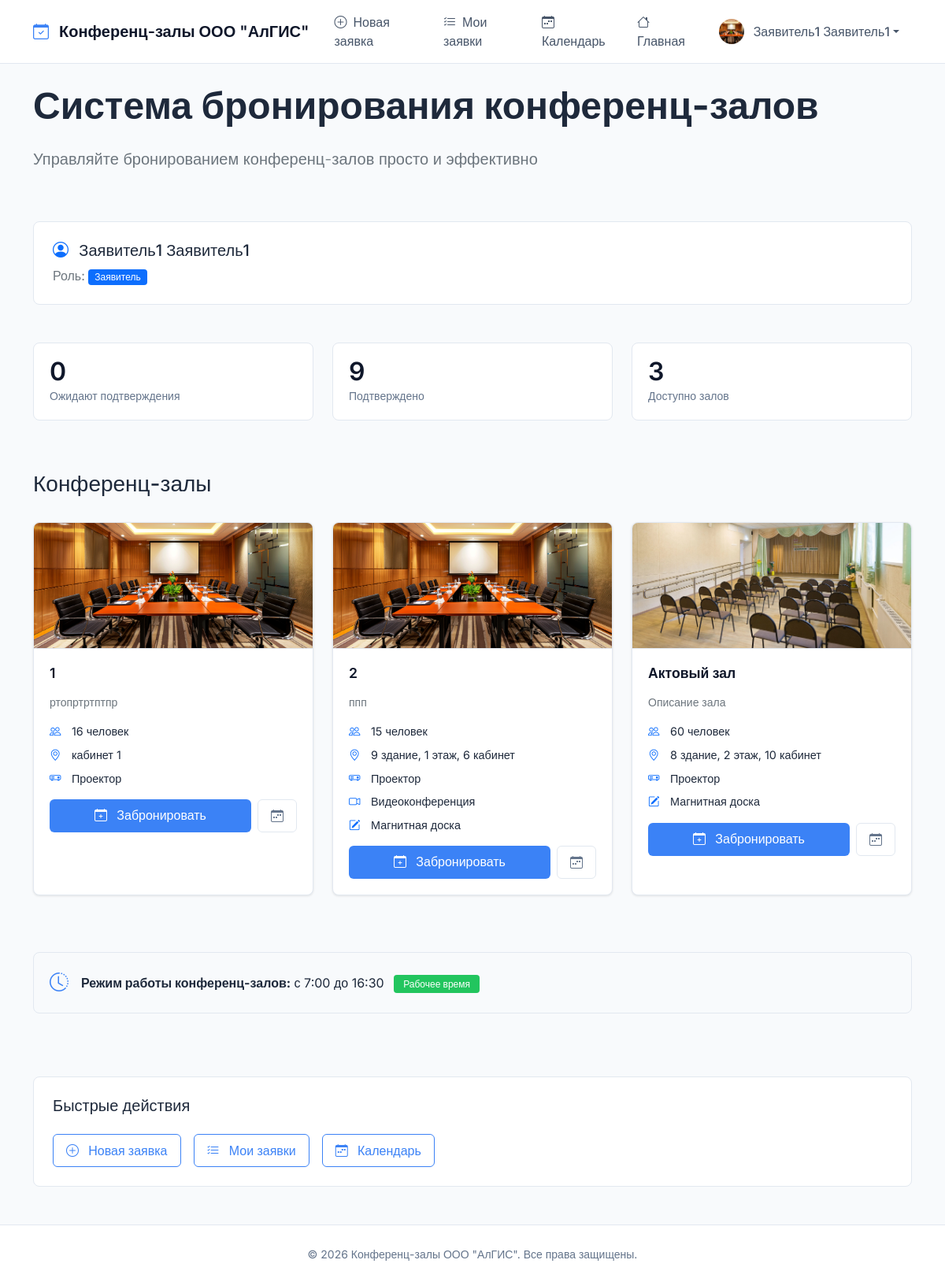
Page / (signed in) on the committed database.
### bookings/models.py (models this page shows, shortened)
class User(AbstractUser):
    ROLE_CHOICES = (
        ('moderator', 'Модератор'),
        ('requester', 'Заявитель'),
        ('employee', 'Сотрудник'),
    )
    role = models.CharField(max_length=20, choices=ROLE_CHOICES, default='employee', verbose_name="Роль")
    phone = models.CharField(max_length=20, blank=True, verbose_name="Телефон")
    department = models.CharField(max_length=100, blank=True, verbose_name="Отдел")
    avatar = models.ImageField(upload_to='avatars/', blank=True, null=True, verbose_name="Аватар")
    def get_full_name(self):
        if self.first_name and self.last_name:
            return f"{self.first_name} {self.last_name}"
        return self.username
    class Meta:
        verbose_name = "Пользователь"
        verbose_name_plural = "Пользователи"

class ConferenceRoom(models.Model):
    name = models.CharField(max_length=100, verbose_name="Название")
    capacity = models.PositiveIntegerField(verbose_name="Вместимость")
    location = models.CharField(max_length=200, verbose_name="Местоположение")
    description = models.TextField(blank=True, verbose_name="Описание")
    has_projector = models.BooleanField(default=False, verbose_name="Проектор")
    has_video_conference = models.BooleanField(default=False, verbose_name="Видеоконференция")
    has_whiteboard = models.BooleanField(default=False, verbose_name="Доска")
    is_active = models.BooleanField(default=True, verbose_name="Активен")
    image = models.ImageField(upload_to='rooms/', blank=True, null=True, verbose_name="Изображение")
    created_at = models.DateTimeField(auto_now_add=True, verbose_name="Дата создания")
    updated_at = models.DateTimeField(auto_now=True, verbose_name="Дата обновления")
    class Meta:
        verbose_name = "Конференц-зал"
        verbose_name_plural = "Конференц-залы"
        ordering = ['name']

### bookings/views.py (the view)
# urls.py: path('', views.index, name='index'),
@any_role_required
def index(request):
    rooms = ConferenceRoom.objects.filter(is_active=True)
    context = {
        'rooms': rooms,
        'total_rooms': rooms.count(),
        'booking_settings': settings.BOOKING_SETTINGS,
        'now': timezone.now(),
    }
    if request.user.is_authenticated:
        if request.user.role == 'requester':
            context['my_pending_bookings'] = Booking.objects.filter(
                requester=request.user, status='pending').count()
            context['my_approved_bookings'] = Booking.objects.filter(
                requester=request.user, status='approved').count()
        elif request.user.role == 'moderator':
            context['pending_bookings_count'] = Booking.objects.filter(status='pending').count()
            context['total_users'] = User.objects.filter(is_active=True).count()
        elif request.user.role == 'employee':
            today = timezone.now().date()
            context['today_bookings'] = Booking.objects.filter(
                status='approved', start_time__date=today).count()
    return render(request, 'bookings/index.html', context)

### bookings/templates/bookings/index.html (shortened to what this page needs)
{% extends 'bookings/base.html' %}
{% load static %}
{% block content %}
<div class="row mb-5">
    <div class="col-12">
        <h1 class="display-5 fw-bold mb-4">
            Система бронирования конференц-залов
        </h1>
        <p class="lead text-secondary">
            Управляйте бронированием конференц-залов просто и эффективно
        </p>
    </div>
</div>
{% if user.is_authenticated %}
    <div class="row mb-5">
        <div class="col-12">
            <div class="p-4 bg-white border rounded-3">
                <h5 class="mb-2">
                    <i class="bi bi-person-circle me-2 text-primary"></i>
                    {{ user.get_full_name|default:user.username }}
                </h5>
                <p class="text-secondary mb-0">
                    Роль: <span class="badge bg-primary">{{ user.get_role_display }}</span>
                </p>
            </div>
        </div>
    </div>
    <div class="row mb-5">
        {% if user.role == 'requester' %}
            <div class="col-md-4 mb-3">
                <div class="stat-card">
                    <div class="stat-value">{{ my_pending_bookings|default:0 }}</div>
                    <div class="stat-label">Ожидают подтверждения</div>
                </div>
            </div>
            <div class="col-md-4 mb-3">
                <div class="stat-card">
                    <div class="stat-value">{{ my_approved_bookings|default:0 }}</div>
                    <div class="stat-label">Подтверждено</div>
                </div>
            </div>
            <div class="col-md-4 mb-3">
                <div class="stat-card">
                    <div class="stat-value">{{ total_rooms }}</div>
                    <div class="stat-label">Доступно залов</div>
                </div>
            </div>
        {% endif %}
    </div>
{% endif %}
<div class="row mb-4">
    <div class="col-12">
        <h3 class="fw-semibold">Конференц-залы</h3>
    </div>
</div>
<div class="row">
    {% for room in rooms %}
        <div class="col-md-6 col-lg-4 mb-4">
            <div class="card room-card h-100">
                {% if room.image %}
                    <img src="{{ room.image.url }}" class="card-img-top" alt="{{ room.name }}">
                {% else %}
                    <div class="room-image-placeholder">
                        <i class="bi bi-building"></i>
                    </div>
                {% endif %}
                <div class="card-body">
                    <h5 class="card-title fw-semibold mb-3">{{ room.name }}</h5>
                    <p class="text-secondary small mb-3">{{ room.description|truncatewords:15 }}</p>
                    <div class="room-features mb-3">
                        <div class="d-flex align-items-center mb-2">
                            <i class="bi bi-people text-primary me-2"></i>
                            <span>{{ room.capacity }} человек</span>
                        </div>
                        <div class="d-flex align-items-center mb-2">
                            <i class="bi bi-geo-alt text-primary me-2"></i>
                            <span>{{ room.location }}</span>
                        </div>
                        {% if room.has_projector %}
                        <div class="d-flex align-items-center mb-2">
                            <i class="bi bi-projector text-primary me-2"></i>
                            <span>Проектор</span>
                        </div>
                        {% endif %}
                        {% if room.has_video_conference %}
                        <div class="d-flex align-items-center mb-2">
                            <i class="bi bi-camera-video text-primary me-2"></i>
                            <span>Видеоконференция</span>
                        </div>
                        {% endif %}
                        {% if room.has_whiteboard %}
                        <div class="d-flex align-items-center mb-2">
                            <i class="bi bi-pencil-square text-primary me-2"></i>
                            <span>Магнитная доска</span>
                        </div>
                        {% endif %}
                    </div>
                    <div class="d-flex gap-2">
                        {% if user.is_authenticated %}
                            {% if user.role == 'requester' %}
                                <a href="{% url 'bookings:create_booking' %}?room={{ room.id }}"
                                   class="btn btn-primary flex-grow-1">
                                    <i class="bi bi-calendar-plus me-2"></i>
                                    Забронировать
                                </a>
                                <a href="{% url 'bookings:schedule' %}?room={{ room.id }}"
                                   class="btn btn-outline-secondary">
                                    <i class="bi bi-calendar-week"></i>
                                </a>
                            {% elif user.role == 'employee' %}
                                <a href="{% url 'bookings:room_schedule' room.id %}"
                                   class="btn btn-outline-primary w-100">
                                    <i class="bi bi-calendar-week me-2"></i>
                                    Расписание
                                </a>
                            {% endif %}
                        {% else %}
                            <a href="{% url 'bookings:login' %}?next={% url 'bookings:create_booking' %}"
                               class="btn btn-primary w-100">
                                <i class="bi bi-box-arrow-in-right me-2"></i>
                                Войдите для бронирования
                            </a>
                        {% endif %}
                    </div>
                </div>
            </div>
        </div>
    {% endfor %}
</div>
<div class="row my-5">
    <div class="col-12">
        <div class="working-hours">
            <i class="bi bi-clock-history fs-4"></i>
            <div>
                <strong>Режим работы конференц-залов:</strong>
                с {{ booking_settings.BOOKING_START_HOUR }}:00 до {{ booking_settings.BOOKING_END_HOUR }}:{{ booking_settings.BOOKING_END_MINUTE }}
                <span class="badge bg-success ms-2">Рабочее время</span>
            </div>
        </div>
    </div>
</div>
{% if user.is_authenticated %}
    <div class="row">
        <div class="col-12">
            <div class="bg-white border rounded-3 p-4">
                <h5 class="mb-4">Быстрые действия</h5>
                <div class="d-flex gap-3 flex-wrap">
                    {% if user.role == 'requester' %}
                        <a href="{% url 'bookings:create_booking' %}" class="btn btn-outline-primary">
                            <i class="bi bi-plus-circle me-2"></i>
                            Новая заявка
                        </a>
                        <a href="{% url 'bookings:my_bookings' %}" class="btn btn-outline-primary">
                            <i class="bi bi-list-check me-2"></i>
                            Мои заявки
                        </a>
                        <a href="{% url 'bookings:schedule' %}" class="btn btn-outline-primary">
                            <i class="bi bi-calendar-week me-2"></i>
                            Календарь
                        </a>
                    {% endif %}
                </div>
            </div>
        </div>
    </div>
{% endif %}
{% endblock %}

### bookings/templates/bookings/base.html (shortened to what this page needs)
<!DOCTYPE html>
<html lang="ru">
<head>
    <link href="https://cdn.jsdelivr.net/npm/bootstrap@5.1.3/dist/css/bootstrap.min.css" rel="stylesheet">
    <link rel="stylesheet" href="https://cdn.jsdelivr.net/npm/bootstrap-icons@1.8.1/font/bootstrap-icons.css">
    {% load static %}
    <link rel="stylesheet" href="{% static 'bookings/css/style.css' %}">
</head>
<body>
    <nav class="navbar navbar-expand-lg">
        <div class="container">
            <a class="navbar-brand" href="{% url 'bookings:index' %}">
                <i class="bi bi-calendar-check"></i>
                <span class="d-none d-sm-inline">Конференц-залы ООО "АлГИС"</span>
            </a>
            <div class="collapse navbar-collapse" id="navbarNav">
                <ul class="navbar-nav me-auto">
                    {% if user.is_authenticated %}
                        {% if user.role == 'moderator' %}
                            <li class="nav-item">
                                <a class="nav-link {% if request.resolver_match.url_name == 'moderator_dashboard' %}active{% endif %}"
                                   href="{% url 'bookings:moderator_dashboard' %}">
                                    <i class="bi bi-shield-check"></i>Дашборд
                                </a>
                            </li>
                            <li class="nav-item">
                                <a class="nav-link {% if request.resolver_match.url_name == 'room_management' %}active{% endif %}"
                                   href="{% url 'bookings:room_management' %}">
                                    <i class="bi bi-building"></i>Залы
                                </a>
                            </li>
                            <li class="nav-item">
                                <a class="nav-link {% if request.resolver_match.url_name == 'user_management' %}active{% endif %}"
                                   href="{% url 'bookings:user_management' %}">
                                    <i class="bi bi-people"></i>Пользователи
                                </a>
                            </li>
                        {% elif user.role == 'requester' %}
                            <li class="nav-item">
                                <a class="nav-link {% if request.resolver_match.url_name == 'create_booking' %}active{% endif %}"
                                   href="{% url 'bookings:create_booking' %}">
                                    <i class="bi bi-plus-circle"></i>Новая заявка
                                </a>
                            </li>
                            <li class="nav-item">
                                <a class="nav-link {% if request.resolver_match.url_name == 'my_bookings' %}active{% endif %}"
                                   href="{% url 'bookings:my_bookings' %}">
                                    <i class="bi bi-list-check"></i>Мои заявки
                                </a>
                            </li>
                            <li class="nav-item">
                                <a class="nav-link {% if request.resolver_match.url_name == 'schedule' %}active{% endif %}"
                                   href="{% url 'bookings:schedule' %}">
                                    <i class="bi bi-calendar-week"></i>Календарь
                                </a>
                            </li>
                        {% endif %}
                        <li class="nav-item">
                            <a class="nav-link" href="{% url 'bookings:index' %}">
                                <i class="bi bi-house"></i><span class="d-none d-sm-inline">Главная</span>
                            </a>
                        </li>
                    {% endif %}
                </ul>
                <ul class="navbar-nav">
                    {% if user.is_authenticated %}
                        <li class="nav-item dropdown">
                            <a class="nav-link dropdown-toggle" href="#" id="userDropdown" role="button"
                               data-bs-toggle="dropdown" aria-expanded="false">
                                {% if user.avatar and user.avatar.url %}
                                    <img src="{{ user.avatar.url }}" class="avatar-image" alt="{{ user.username }}">
                                {% else %}
                                    <div class="avatar-circle">
                                        {{ user.username|first|upper }}
                                    </div>
                                {% endif %}
                                <span class="user-name d-none d-lg-inline">{{ user.get_full_name|default:user.username }}</span>
                            </a>
                        </li>
                    {% endif %}
                </ul>
            </div>
        </div>
    </nav>
    <main class="container mt-4">
        {% block content %}
        {% endblock %}
    </main>
    <footer class="footer mt-5 py-4">
        <div class="container text-center">
            <span class="small">© 2026 Конференц-залы ООО "АлГИС". Все права защищены.</span>
        </div>
    </footer>
</body>
</html>

### rows in the picture
User: avatar (picture), get_full_name "Заявитель1 Заявитель1", role "Заявитель"
ConferenceRoom: image (picture), name "1", description "ртопртртптпр", capacity "16", location "кабинет 1", has_projector True (drawn)
ConferenceRoom: image (picture), name "2", description "ппп", capacity "15", location "9 здание, 1 этаж, 6 кабинет", has_projector True (drawn), has_video_conference True (drawn), has_whiteboard True (drawn)
ConferenceRoom: image (picture), name "Актовый зал", description "Описание зала", capacity "60", location "8 здание, 2 этаж, 10 кабинет", has_projector True (drawn), has_whiteboard True (drawn)

### other values in the picture
{{ my_pending_bookings|default:0 }} "0"
{{ my_approved_bookings|default:0 }} "9"
{{ total_rooms }} "3"
{{ booking_settings.BOOKING_START_HOUR }} "7"
{{ booking_settings.BOOKING_END_HOUR }} "16"
{{ booking_settings.BOOKING_END_MINUTE }} "30"
